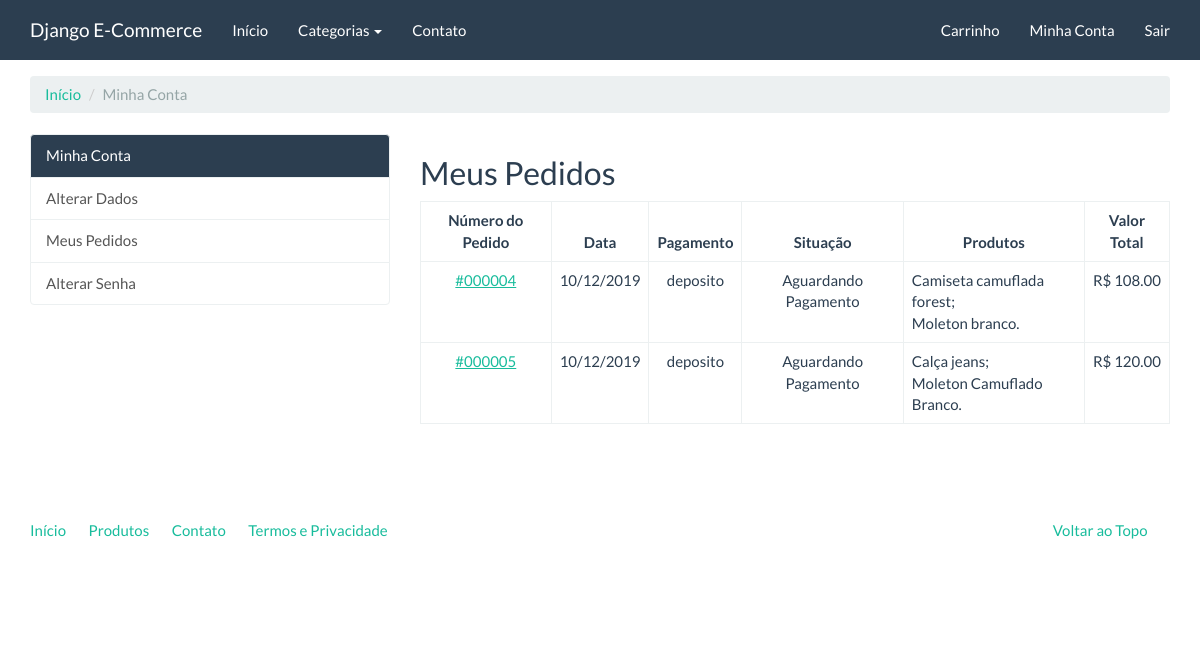
/conta/meus-pedidos/ (signed in), run on an earlier commit of the app's database.
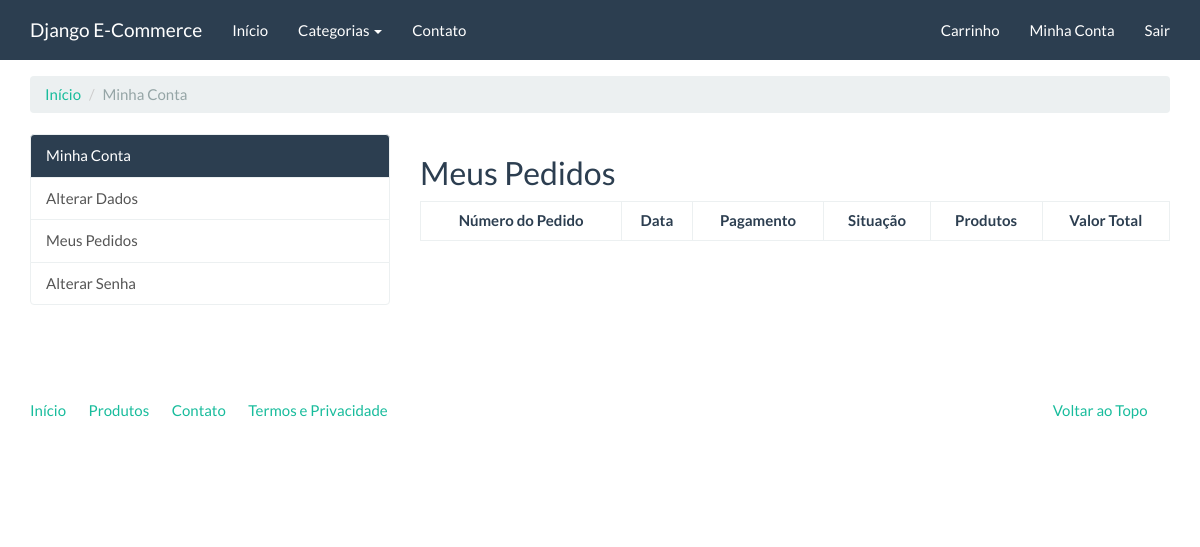
And on a later commit of the database.
### checkout/models.py (models this page shows)
class Order(models.Model):
    STATUS_CHOICES = (
        (0, 'Aguardando Pagamento'),
        (1, 'Pagamento Autorizado'),
        (2, 'Concluído'),
        (3, 'Cancelado'),
    )
    PAYMENT_OPTION_CHOICES = (
        ("boletobancario", 'Boleto Bancário'),
        ("pagseguro", 'PagSeguro'),
        ("paypal", 'PayPal'),
    )
    id = models.AutoField('ID do Pedido', primary_key=True)
    user = models.ForeignKey(settings.AUTH_USER_MODEL, verbose_name='Usuário', on_delete=models.CASCADE,)
    status = models.IntegerField('Situação', choices=STATUS_CHOICES, default=0, blank=True)
    payment_option = models.CharField('Modo de Pagamento', choices=PAYMENT_OPTION_CHOICES, max_length=30, default=None, blank=True, null=True)
    created = models.DateTimeField('Data de Criação', auto_now_add=True)
    modified = models.DateTimeField('Data de Modificação', auto_now=True)
    objects = OrderManager()
    class Meta:
        verbose_name = 'Pedido'
        verbose_name_plural = 'Pedidos'
    def products(self):
        products_ids = self.items.values_list('product')
        return Product.objects.filter(pk__in=products_ids)
    def total_price(self):
        aggregate_queryset = self.items.aggregate(total=models.Sum(models.F('price')
         * models.F('quantity'), output_field=models.DecimalField()))
        return aggregate_queryset['total']
    def pagseguro(self):
        pg = PagSeguro(email=settings.PAGSEGURO_EMAIL,
                       token=settings.PAGSEGURO_TOKEN,
                       config={'sandbox': settings.PAGSEGURO_SANDBOX}
        )
    def __str__(self):
        return f'#{self.id:0>6}'

### catalog/models.py (models this page shows, shortened)
class Product(models.Model):
    name = models.CharField("Nome", max_length=100)
    slug = models.SlugField('Identificador', max_length=100)
    category = models.ForeignKey('catalog.Category', related_name='Categoria', verbose_name="Categoria", on_delete=models.CASCADE, null=True, blank=False)
    description = models.TextField('Descrição', blank=True, max_length=85)
    price = models.DecimalField("Preço", decimal_places=2, max_digits=8)
    created = models.DateTimeField('Criado em', auto_now_add=True)
    modified = models.DateTimeField('Modificado em', auto_now=True)
    class Meta:
        verbose_name = 'Produto'
        verbose_name_plural = "Produtos"
        ordering = ['name']

### checkout/views.py (the view)
class OrderListView(LoginRequiredMixin, ListView):
    template_name = 'checkout/order_list.html'
    paginate_by = 10
    def get_queryset(self):
        return Order.objects.filter(user=self.request.user)

### catalog/context_processors.py (called while the page is built)
def categories(request):
    return {
        'categories': Category.objects.all()
    }

### catalog/models.py (called while the page is built)
    def __str__(self):
        return self.name

    def get_absolute_url(self):
        return reverse('catalog:category', kwargs={'slug': self.slug})

### core/templatetags/pagination.py (called while the page is built)
@register.inclusion_tag('pagination.html')
def pagination(request, paginator, page_obj):
    context = {}
    context['paginator'] = paginator
    context['request'] = request
    context['page_obj'] = page_obj
    getvars = request.GET.copy()
    if 'page' in getvars:
        del getvars['page']
    if len(getvars) > 0:
        context['getvars'] = f'&{getvars.urlencode()}'
    else:
        context['getvars'] = ''
    return context

### checkout/templates/checkout/order_list.html (shortened to what this page needs)
{% extends "accounts/account.html" %}
{% load pagination %}
{% load widget_tweaks %}
{% block accounts_container %}
    <h2>Meus Pedidos</h2>
    <table class="table table-bordered">
            <thead>
                <th class="text-center">
                    Número do Pedido
                </th>
                <th class="text-center">
                    Data
                </th>
                <th class="text-center">
                    Pagamento
                </th>
                <th class="text-center">
                    Situação
                </th>
                <th class="text-center">
                    Produtos
                </th>
                <th class="text-center">
                    Valor Total
                </th>
            </thead>
            <tbody>
              {% for order in object_list %}
                <tr>
                  <td class="text-center">
                    <a href="{% url 'accounts:order_detail' order.id %}">{{ order }}</a>
                  </td>
                  <td class="text-center">
                    {{ order.created|date:'d/m/Y' }}
                  </td>
                  <td class="text-center">
                    {{ order.get_payment_option_display }}
                  </td>
                  <td class="text-center">
                    {{ order.get_status_display }}
                  </td>
                  <td >
                    {% for product in order.products %}
                    {{ product.name }}{% if not forloop.last %};<br/>{% else %}.{% endif %}
                    {% endfor %}
                  </td>
                  <td class="text-center">
                     R$ {{ order.total_price | floatformat:'2' }}
                    </td>
                </tr>
              {% endfor %}
            </tbody>
        </table>
{% endblock %}

What changed in the data, as far as the page shows it:
removed Order: id "#000004", created "10/12/2019", payment_option "deposito", status "Aguardando Pagamento", total_price "108.00"
no longer on this page (row unchanged): Product: name "Camiseta camuflada forest", shown under "#000004"
no longer on this page (row unchanged): Product: name "Moleton branco", shown under "#000004"
removed Order: id "#000005", created "10/12/2019", payment_option "deposito", status "Aguardando Pagamento", total_price "120.00"
no longer on this page (row unchanged): Product: name "Calça jeans", shown under "#000005"
no longer on this page (row unchanged): Product: name "Moleton Camuflado Branco", shown under "#000005"
